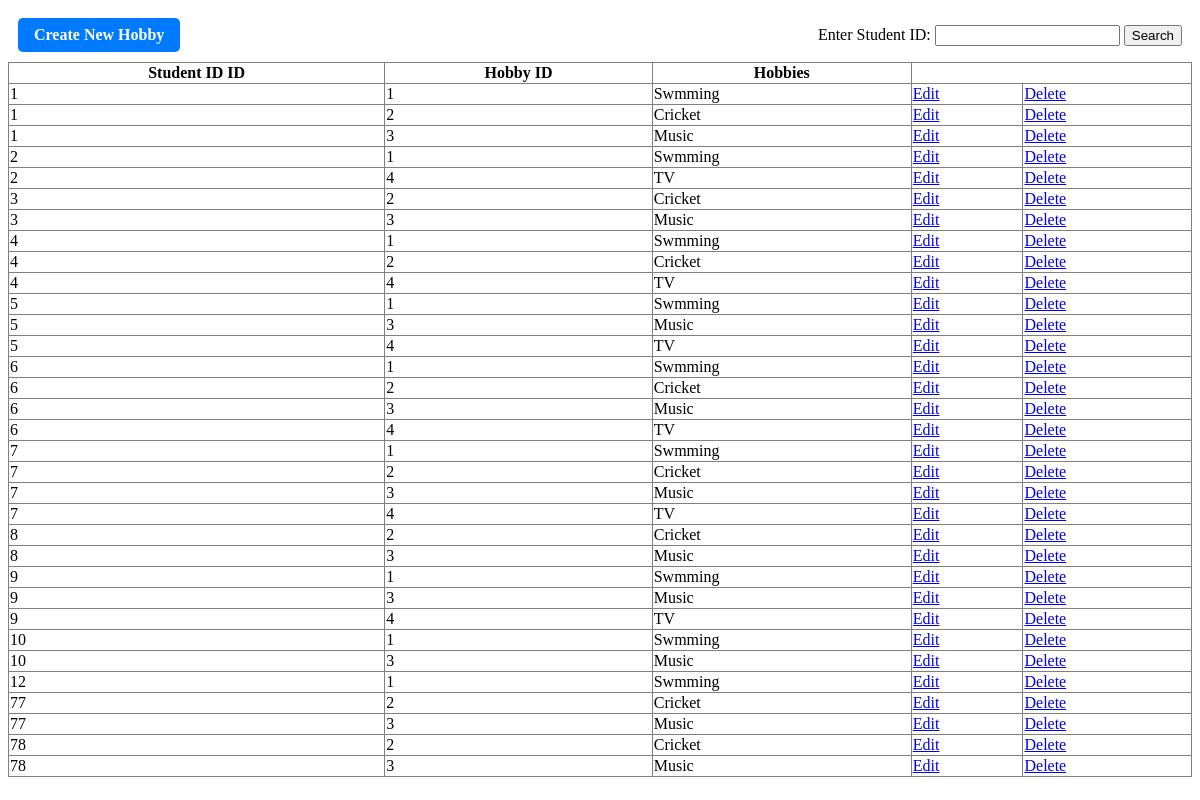
The page /hobbies/index.php on the database its author committed.
### tables this page shows
CREATE TABLE `students_hobbies` (
  `stu_id` int DEFAULT NULL,
  `hobby_id` int DEFAULT NULL,
  UNIQUE KEY `stu_id` (`stu_id`,`hobby_id`)
);

CREATE TABLE `hobbies` (
  `id` int NOT NULL AUTO_INCREMENT,
  `hobby` varchar(250) DEFAULT NULL,
  PRIMARY KEY (`id`)
);

### hobbies/index.php (the view, shortened to what this page needs)
<!DOCTYPE html>
<html lang="en">
<head>
</head>
<body>
    <?php
    $connection = mysqli_connect("localhost","root","root","crudsystem");
    $sql="SELECT `stu_id`,`hobby_id`,`hobby` FROM `crudsystem`.`students_hobbies` INNER JOIN hobbies ON `students_hobbies`.`hobby_id`=`hobbies`.`id` ";
    $result = mysqli_query($connection,$sql);
    $hobbies= mysqli_fetch_all($result,MYSQLI_ASSOC);
    ?>
    <div class="container">
    <div>
        <a href="index.php?page=create&section=hobbies" class="button-link">Create New Hobby</a>
    </div>
    <div>
        <form action="index.php?page=search&section=hobbies" method="post">
            <label for="shobby">Enter Student ID:</label>
            <input type="text" name="shobby" id="shobby">
            <input type="submit" value="Search">
        </form>
    </div>
</div>
    <div style="overflow-x: auto; max-width: 100%;">
        <table border="1" style="width: 100%; border-collapse: collapse;">
            <tr>
                <th>Student ID ID</th>
                <th>Hobby ID</th>
                <th>Hobbies</th>
            </tr>
            <?php foreach ($hobbies as $hobbies): ?>
                <tr>
                    <td><?php echo $hobbies['stu_id'] ?></td>
                    <td><?php echo $hobbies['hobby_id'] ?></td>
                    <td><?php echo $hobbies['hobby'] ?></td>
                    <td><a href="index.php?page=edit&section=hobbies&id=<?php echo $hobbies['stu_id']; ?>">Edit</a></td>
                    <td><a href="index.php?page=delete&section=hobbies&id=<?php echo $hobbies['stu_id']; ?>&hobbyid=<?php echo $hobbies['hobby_id']; ?>" onclick="return confirm('Do you want to delete?')">Delete</a></td>
                </tr>
            <?php endforeach; ?>
        </table>
    </div>
</body>
</html>

### hobbies/index.php (style rules this page uses)
.container { display: flex; justify-content: space-between; align-items: center; padding: 10px; }
.button-link { display: inline-block; padding: 8px 16px; background-color: #007BFF; color: white; text-decoration: none; border-radius: 5px; font-weight: bold; }

### rows shown on the page
students_hobbies: stu "1", hobby "1", hobby.hobby "Swmming"
students_hobbies: stu "1", hobby "2", hobby.hobby "Cricket"
students_hobbies: stu "1", hobby "3", hobby.hobby "Music"
students_hobbies: stu "2", hobby "1", hobby.hobby "Swmming"
students_hobbies: stu "2", hobby "4", hobby.hobby "TV"
students_hobbies: stu "3", hobby "2", hobby.hobby "Cricket"
students_hobbies: stu "3", hobby "3", hobby.hobby "Music"
students_hobbies: stu "4", hobby "1", hobby.hobby "Swmming"
students_hobbies: stu "4", hobby "2", hobby.hobby "Cricket"
students_hobbies: stu "4", hobby "4", hobby.hobby "TV"
students_hobbies: stu "5", hobby "1", hobby.hobby "Swmming"
students_hobbies: stu "5", hobby "3", hobby.hobby "Music"
students_hobbies: stu "5", hobby "4", hobby.hobby "TV"
students_hobbies: stu "6", hobby "1", hobby.hobby "Swmming"
students_hobbies: stu "6", hobby "2", hobby.hobby "Cricket"
students_hobbies: stu "6", hobby "3", hobby.hobby "Music"
students_hobbies: stu "6", hobby "4", hobby.hobby "TV"
students_hobbies: stu "7", hobby "1", hobby.hobby "Swmming"
students_hobbies: stu "7", hobby "2", hobby.hobby "Cricket"
students_hobbies: stu "7", hobby "3", hobby.hobby "Music"
students_hobbies: stu "7", hobby "4", hobby.hobby "TV"
students_hobbies: stu "8", hobby "2", hobby.hobby "Cricket"
students_hobbies: stu "8", hobby "3", hobby.hobby "Music"
students_hobbies: stu "9", hobby "1", hobby.hobby "Swmming"
students_hobbies: stu "9", hobby "3", hobby.hobby "Music"
students_hobbies: stu "9", hobby "4", hobby.hobby "TV"
students_hobbies: stu "10", hobby "1", hobby.hobby "Swmming"
students_hobbies: stu "10", hobby "3", hobby.hobby "Music"
students_hobbies: stu "12", hobby "1", hobby.hobby "Swmming"
students_hobbies: stu "77", hobby "2", hobby.hobby "Cricket"
students_hobbies: stu "77", hobby "3", hobby.hobby "Music"
students_hobbies: stu "78", hobby "2", hobby.hobby "Cricket"
students_hobbies: stu "78", hobby "3", hobby.hobby "Music"
